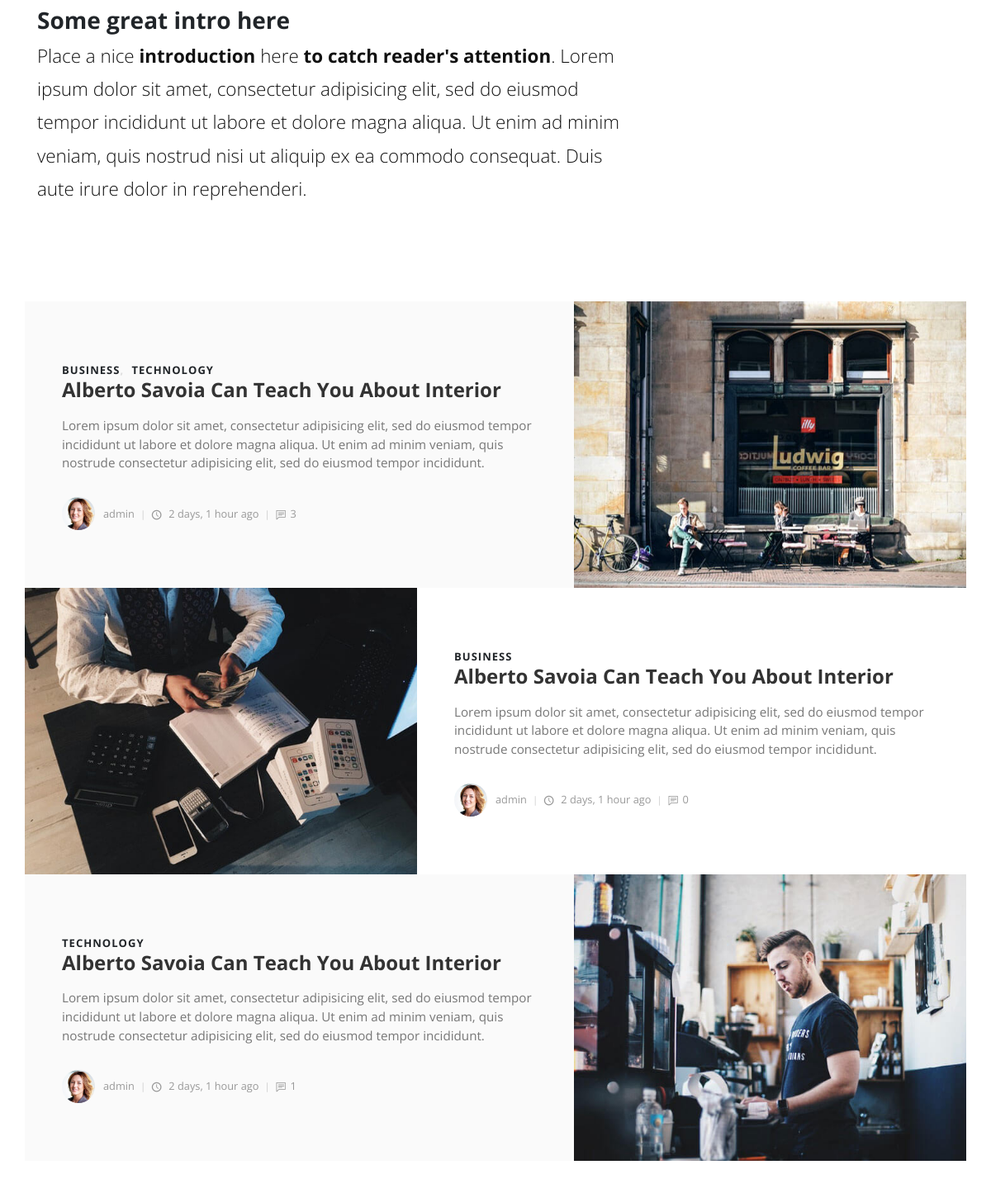
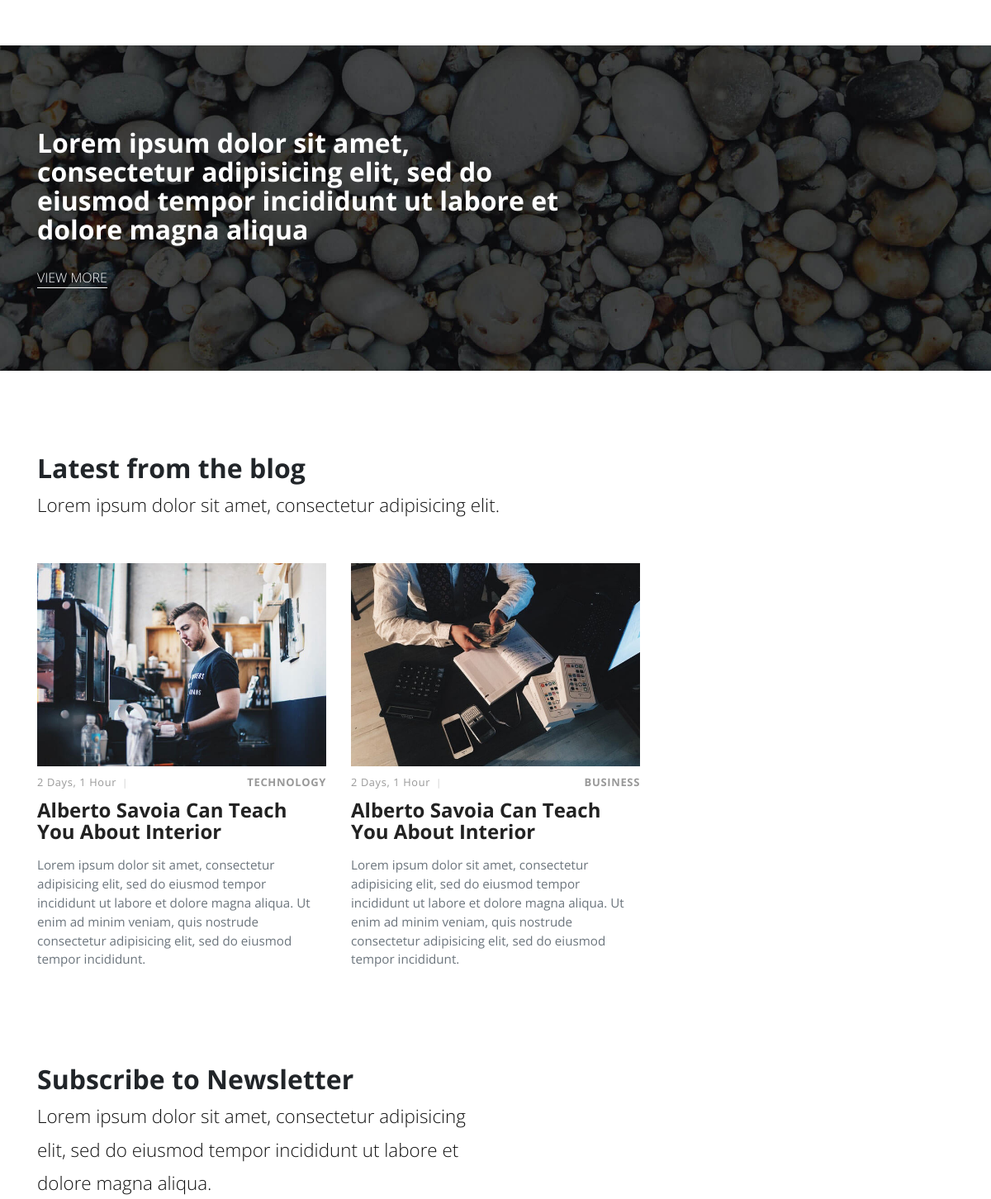
/ (middle part), run on an earlier commit of the app's database (2 pictures, top to bottom).
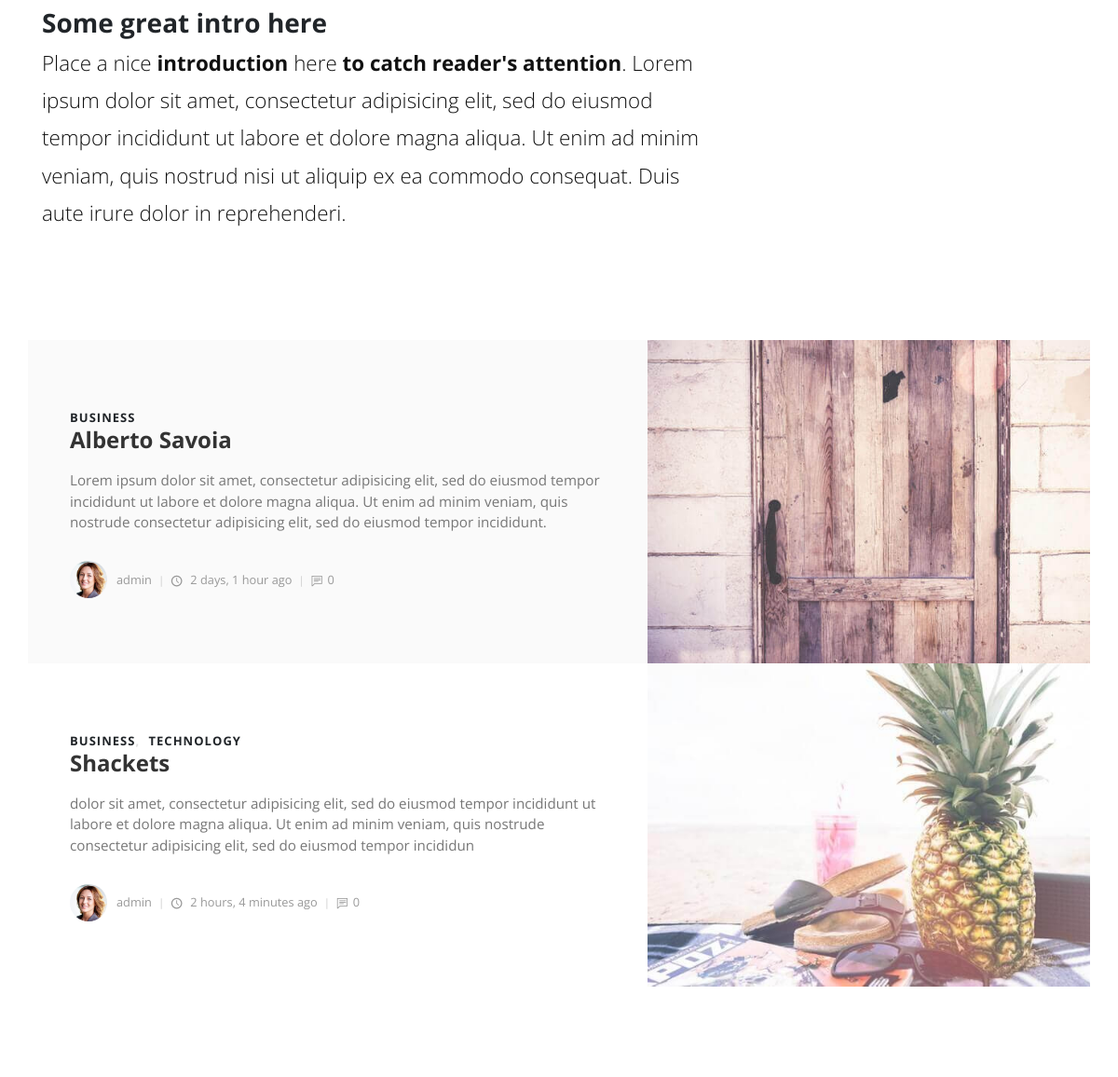
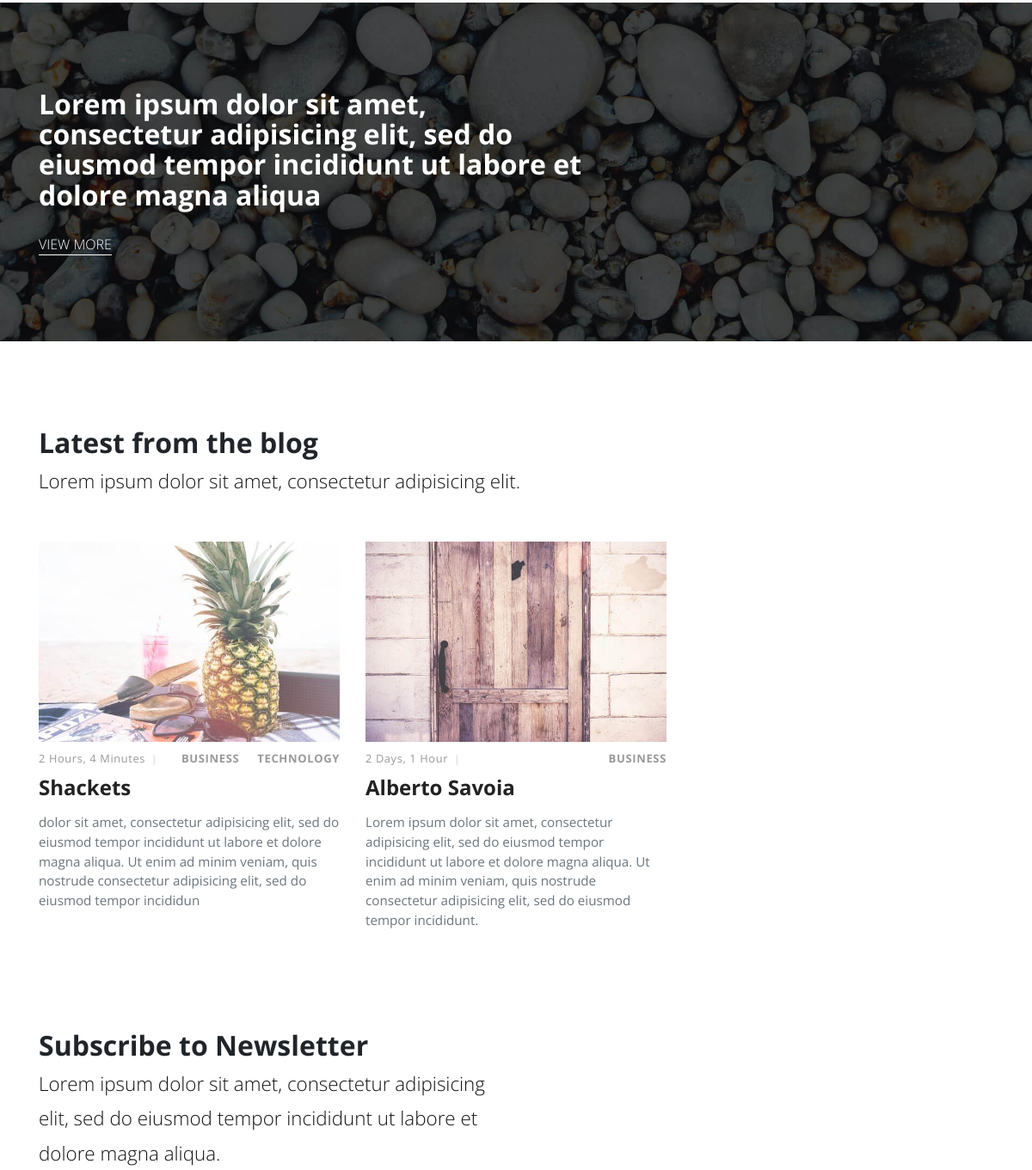
And on a later commit of the database (2 pictures, top to bottom).
### post/models.py (models this page shows, shortened)
class Category(models.Model):
    title = models.CharField(max_length=200)
    class Meta:
        verbose_name = 'Category'
        verbose_name_plural = 'Categories'
    def __str__(self):
        return self.title

class Post(models.Model):
    title = models.CharField(max_length=200)
    overview = models.TextField(_("overview"))
    content = models.TextField(_("content"))
    timestamp = models.DateTimeField(_("timestamp"), auto_now_add=True)
    author = models.ForeignKey(Author, verbose_name=_("author"), related_name='post_author', on_delete=models.CASCADE)
    thumbnail = models.ImageField(_("thumbnail"), upload_to='post/' , blank=True , null=True)
    category = models.ManyToManyField(Category, verbose_name=_("category"))
    featured = models.BooleanField(_("featured") , default=False)
    previous_post = models.ForeignKey("self", verbose_name=_("previous post"), related_name='previous', on_delete=models.SET_NULL , null=True , blank=True)
    next_post = models.ForeignKey("self", verbose_name=_("next post"),  related_name = 'next' ,on_delete=models.SET_NULL , null=True , blank=True)
    class Meta:
        verbose_name = _("Post")
        verbose_name_plural = _("Posts")
    @property
    def comment_count(self):
        return Comment.objects.filter(post=self).count()

class Author(models.Model):
    user = models.OneToOneField(User, verbose_name=_("user"), on_delete=models.CASCADE)
    profile_img = models.ImageField(_("profile image "), upload_to='author/' , blank=True , null=True)
    class Meta:
        verbose_name = _("Author")
        verbose_name_plural = _("Authors")
    def __str__(self):
        return self.user.username

### home/views.py (the view)
# urls.py: path('' , views.index , name='index'),
def index(request):
    object_list = Post.objects.filter(featured=True)
    latest = Post.objects.order_by('-timestamp')[:2]
    if request.method == 'POST':
        email = request.POST['email']
        new_signup = Signup()
        new_signup.email = email
        new_signup.save()
    context = {
        'object_list': object_list,
        'latest': latest
    }
    return render(request , 'index.html', context)

### templates/index.html (shortened to what this page needs)
{% extends 'base.html' %}
{% load static %}
{% block content %}
    <section class="intro">
      <div class="container">
        <div class="row">
          <div class="col-lg-8">
            <h2 class="h3">Some great intro here</h2>
            <p class="text-big">Place a nice <strong>introduction</strong> here <strong>to catch reader's attention</strong>. Lorem ipsum dolor sit amet, consectetur adipisicing elit, sed do eiusmod tempor incididunt ut labore et dolore magna aliqua. Ut enim ad minim veniam, quis nostrud nisi ut aliquip ex ea commodo consequat. Duis aute irure dolor in reprehenderi.</p>
          </div>
        </div>
      </div>
    </section>
    <section class="featured-posts no-padding-top">
      <div class="container">
        {% for obj in  object_list %}
        <div class="row d-flex align-items-stretch">
          {% if  not forloop.first and not  forloop.last %}
          <div class="image col-lg-5"><img src="{{ obj.thumbnail.url }}" alt="..."></div>
          {% endif %}
          <div class="text col-lg-7">
            <div class="text-inner d-flex align-items-center">
              <div class="content">
                <header class="post-header">
                  <div class="category">
                    {% for cat in obj.category.all  %}
                    <a href="#">{{ cat }}</a>
                    {% endfor %}
                   </div><a href="post.html">
                    <h2 class="h4">{{ obj.title }}</h2></a>
                </header>
                <p>
                  {{ obj.overview  }}
                </p>
                <footer class="post-footer d-flex align-items-center"><a href="#" class="author d-flex align-items-center flex-wrap">
                    <div class="avatar"><img src="{{ obj.author.profile_img.url }} " alt="..." class="img-fluid"></div>
                    <div class="title"><span>{{ obj.author }} </span></div></a>
                  <div class="date"><i class="icon-clock"></i> {{ obj.timestamp|timesince }} ago</div>
                  <div class="comments"><i class="icon-comment"></i>{{ obj.comment_count }} </div>
                </footer>
              </div>
            </div>
          </div>
          {% if forloop.first or forloop.last %}
          <div class="image col-lg-5"><img src="{{ obj.thumbnail.url }}" alt="..."></div>
          {% endif %}
        </div>
        {% endfor %}
      </div>
    </section>
    <section style="background: url({% static 'img/divider-bg.jpg' %}); background-size: cover; background-position: center bottom" class="divider">
      <div class="container">
        <div class="row">
          <div class="col-md-7">
            <h2>Lorem ipsum dolor sit amet, consectetur adipisicing elit, sed do eiusmod tempor incididunt ut labore et dolore magna aliqua</h2><a href="#" class="hero-link">View More</a>
          </div>
        </div>
      </div>
    </section>
    <section class="latest-posts">
      <div class="container">
        <header>
          <h2>Latest from the blog</h2>
          <p class="text-big">Lorem ipsum dolor sit amet, consectetur adipisicing elit.</p>
        </header>
        <div class="row">
          {% for obj in latest %}
          <div class="post col-md-4">
            <div class="post-thumbnail"><a href="/"><img src="{{ obj.thumbnail.url }}" alt="..." class="img-fluid"></a></div>
            <div class="post-details">
              <div class="post-meta d-flex justify-content-between">
                <div class="date">{{ obj.timestamp|timesince}}</div>
                {% for cat in obj.category.all  %}
                <div class="category"><a href="#">{{ cat }} </a></div>
                {% endfor %}
              </div><a href="post.html">
                <h3 class="h4">{{ obj.title }}</h3></a>
              <p class="text-muted">{{ obj.overview }}  </p>
            </div>
          </div>
          {% endfor %}
        </div>
      </div>
    </section>
    <section class="newsletter no-padding-top">
      <div class="container">
        <div class="row">
          <div class="col-md-6">
            <h2>Subscribe to Newsletter</h2>
            <p class="text-big">Lorem ipsum dolor sit amet, consectetur adipisicing elit, sed do eiusmod tempor incididunt ut labore et dolore magna aliqua.</p>
          </div>
        </div>
      </div>
    </section>
{% endblock content %}

### templates/base.html (shortened to what this page needs)
<!DOCTYPE html>
<html>
{% include "head.html" %}
<body>
    {% block content %}
    {% endblock content %}
</body>
</html>

### templates/head.html (shortened to what this page needs)
{% load static %}
  <head>
    <link rel="stylesheet" href="{% static 'vendor/bootstrap/css/bootstrap.min.css' %}">
    <link rel="stylesheet" href="{% static 'vendor/font-awesome/css/font-awesome.min.css' %}">
    <link rel="stylesheet" href="{% static 'css/fontastic.css' %}">
    <link rel="stylesheet" href="{% static 'vendor/@fancyapps/fancybox/jquery.fancybox.min.css' %}">
    <link rel="stylesheet" href="{% static 'css/style.default.css' %}" id="theme-stylesheet">
    <link rel="stylesheet" href="{% static 'css/custom.css' %}">
    <link href='{% static "styles/github.css" %}' rel="stylesheet">
  </head>

### templates/footer.html (shortened to what this page needs)
{% load static %}

### templates/scripts.html (shortened to what this page needs)
{% load static %}

### static_in_env/css/style.default.css (style rules this page uses)
body { overflow-x: hidden; }
strong { font-weight: 700; }
a, i, span { display: inline-block; text-decoration: none; -webkit-transition: all 0.3s; transition: all 0.3s; }
section { padding: 100px 0; overflow-x: hidden; }
.category a { color: #999; letter-spacing: 0.08em; font-weight: 700; text-transform: uppercase; text-decoration: none; font-size: 13px; }
.category a::after { content: ','; color: #ddd; display: inline-block; margin-right: 5px; }
.category a:last-of-type::after { display: none; }
i[class*="icon-"] { -webkit-transform: translateY(3px); transform: translateY(3px); }
.no-padding-top { padding-top: 0 !important; }
h1, h2, h3, h4, h5, h6 { margin-bottom: 15px; }
.text-big { font-size: 1.4em; font-weight: 300; line-height: 1.8em; color: #111; }
a.hero-link { color: inherit !important; text-transform: uppercase; font-size: 1em; text-decoration: none !important; margin-top: 20px; font-weight: 300; }
a.hero-link::after { content: ''; width: 100%; height: 1px; display: block; background: #fff; -webkit-transition: all 0.3s; transition: all 0.3s; }
section.featured-posts .row:nth-of-type(odd) .text { background: #fafafa; }
section.featured-posts .row:last-of-type { margin-bottom: 0; }
section.featured-posts p { font-weight: 400; color: #777; font-size: 0.95em; }
section.featured-posts .text-inner { padding: 70px 30px; height: 100%; -webkit-transition: all 0.3s; transition: all 0.3s; }
section.featured-posts a { color: inherit; text-decoration: none; }
section.featured-posts h2 { line-height: 1.1em; color: #333; -webkit-transition: all 0.3s; transition: all 0.3s; }
section.featured-posts .avatar { max-width: 40px; min-width: 40px; height: 40px; overflow: hidden; border-radius: 50%; margin-right: 10px; }
section.featured-posts .title, section.featured-posts .date, section.featured-posts .comments { font-size: 0.8em; font-weight: 400; color: #999; }
section.featured-posts .title i, section.featured-posts .date i, section.featured-posts .comments i { margin-right: 5px; }
section.featured-posts .title::after, section.featured-posts .date::after, section.featured-posts .comments::after { content: '|'; display: inline-block; margin: 0 7px; font-size: 0.9em; color: #ccc; }
section.featured-posts .comments::after { display: none; }
section.featured-posts .image { max-height: 200px; width: auto; overflow: hidden; padding: 0; }
section.featured-posts .image img { height: 100%; }
section.featured-posts .post-header { margin-bottom: 10px; }
section.featured-posts .post-footer { margin-top: 30px; }
section.divider { color: #fff; }
section.latest-posts header { margin-bottom: 50px; }
.post-meta { margin: 10px 0; font-size: 0.8em; }
.post-meta .date { text-transform: uppercase; font-weight: 400; }
.post-meta .date::after { display: none; }
.post p:not(.lead) { font-weight: 400; color: #777; font-size: 0.95em; }
.post a { text-decoration: none; }
.post h3 { line-height: 1.1em; color: #222; -webkit-transition: all 0.3s; transition: all 0.3s; margin-bottom: 1rem; }
.post .category a { color: #999; letter-spacing: 0.05em; font-weight: 700; text-transform: uppercase; text-decoration: none; }
.post .date { letter-spacing: 0.05em; font-weight: 400; text-transform: uppercase; color: #aaa; }
.post .title, .post .date, .post .comments, .post .views { font-weight: 400; color: #999; text-transform: capitalize; }
.post .title::after, .post .date::after, .post .comments::after, .post .views::after { content: '|'; display: inline-block; margin: 0 7px; font-size: 0.9em; color: #ccc; }
body { font-family: "Open Sans", sans-serif; font-size: 1rem; font-weight: normal; line-height: 1.5; color: #212529; background-color: #fff; }
a { color: #999; text-decoration: none; }
h1, h2, h3, h4, h5, h6, .h1, .h2, .h3, .h4, .h5, .h6 { margin-bottom: 0.5rem; font-family: inherit; font-weight: 700; line-height: 1.1; color: inherit; }
h2, .h2 { font-size: 2rem; }
h3, .h3 { font-size: 1.75rem; }
h4, .h4 { font-size: 1.5rem; }

What changed in the data, as far as the page shows it:
removed Post: title "Alberto Savoia Can Teach You About Interior", overview "Lorem ipsum dolor sit amet, consectetur adipisicing elit, sed do eiusmod tempor incididunt ut labore et dolore magna aliqua. Ut enim ad minim veniam, quis nostrude consectetur adipisicing elit, sed do eiusmod tempor incididunt.", author.profile_img (picture), author "admin", timestamp "2 days, 1 hour", comment_count "3", thumbnail (picture), Category (title "BUSINESS"), Category (title "TECHNOLOGY"), shown under "Some great intro here"
removed Post: title "Alberto Savoia Can Teach You About Interior", overview "Lorem ipsum dolor sit amet, consectetur adipisicing elit, sed do eiusmod tempor incididunt ut labore et dolore magna aliqua. Ut enim ad minim veniam, quis nostrude consectetur adipisicing elit, sed do eiusmod tempor incididunt.", author.profile_img (picture), author "admin", timestamp "2 days, 1 hour", comment_count "1", thumbnail (picture), timestamp "2 Days, 1 Hour", Category (title "TECHNOLOGY")
changed Post "2 Days, 1 Hour": title "Alberto Savoia Can Teach You About Interior" → "Alberto Savoia"; thumbnail: picture added; thumbnail: a different picture; thumbnail: picture removed
added Post: title "Shackets", overview "dolor sit amet, consectetur adipisicing elit, sed do eiusmod tempor incididunt ut labore et dolore magna aliqua. Ut enim ad minim veniam, quis nostrude consectetur adipisicing elit, sed do eiusmod tempor incididun", author.profile_img (picture), author "admin", timestamp "2 hours, 4 minutes", comment_count "0", thumbnail (picture), timestamp "2 Hours, 4 Minutes", Category (title "BUSINESS"), Category (title "TECHNOLOGY")
